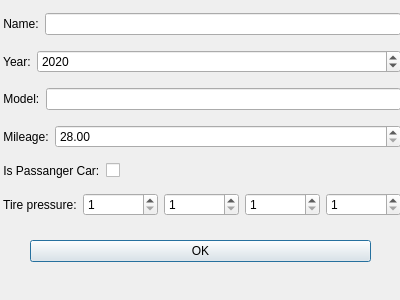
<?xml version="1.0" encoding="UTF-8"?>
<ui version="4.0">
 <class>StructInputDialog</class>
 <widget class="QDialog" name="StructInputDialog">
  <property name="geometry">
   <rect>
    <x>0</x>
    <y>0</y>
    <width>400</width>
    <height>300</height>
   </rect>
  </property>
  <property name="windowTitle">
   <string>Input Dialog</string>
  </property>
  <widget class="QDialogButtonBox" name="buttonBox">
   <property name="geometry">
    <rect>
     <x>30</x>
     <y>240</y>
     <width>341</width>
     <height>32</height>
    </rect>
   </property>
   <property name="orientation">
    <enum>Qt::Vertical</enum>
   </property>
   <property name="standardButtons">
    <set>QDialogButtonBox::Ok</set>
   </property>
  </widget>
  <widget class="QWidget" name="layoutWidget">
   <property name="geometry">
    <rect>
     <x>0</x>
     <y>4</y>
     <width>401</width>
     <height>221</height>
    </rect>
   </property>
   <layout class="QVBoxLayout" name="verticalLayout">
    <item>
     <layout class="QHBoxLayout" name="horizontalLayout">
      <item>
       <widget class="QLabel" name="label">
        <property name="text">
         <string> Name:</string>
        </property>
       </widget>
      </item>
      <item>
       <widget class="QLineEdit" name="lineEdit">
        <property name="maxLength">
         <number>15</number>
        </property>
       </widget>
      </item>
     </layout>
    </item>
    <item>
     <layout class="QHBoxLayout" name="horizontalLayout_2">
      <item>
       <widget class="QLabel" name="label_2">
        <property name="sizePolicy">
         <sizepolicy hsizetype="Minimum" vsizetype="Preferred">
          <horstretch>0</horstretch>
          <verstretch>0</verstretch>
         </sizepolicy>
        </property>
        <property name="text">
         <string> Year:</string>
        </property>
       </widget>
      </item>
      <item>
       <widget class="QSpinBox" name="spinBox">
        <property name="sizePolicy">
         <sizepolicy hsizetype="Expanding" vsizetype="Fixed">
          <horstretch>0</horstretch>
          <verstretch>0</verstretch>
         </sizepolicy>
        </property>
        <property name="minimum">
         <number>1900</number>
        </property>
        <property name="maximum">
         <number>9999</number>
        </property>
        <property name="value">
         <number>2020</number>
        </property>
       </widget>
      </item>
     </layout>
    </item>
    <item>
     <layout class="QHBoxLayout" name="horizontalLayout_3">
      <item>
       <widget class="QLabel" name="label_3">
        <property name="text">
         <string> Model:</string>
        </property>
       </widget>
      </item>
      <item>
       <widget class="QLineEdit" name="lineEdit_2">
        <property name="maxLength">
         <number>1</number>
        </property>
       </widget>
      </item>
     </layout>
    </item>
    <item>
     <layout class="QHBoxLayout" name="horizontalLayout_4">
      <item>
       <widget class="QLabel" name="label_4">
        <property name="sizePolicy">
         <sizepolicy hsizetype="Minimum" vsizetype="Preferred">
          <horstretch>0</horstretch>
          <verstretch>0</verstretch>
         </sizepolicy>
        </property>
        <property name="text">
         <string> Mileage:</string>
        </property>
       </widget>
      </item>
      <item>
       <widget class="QDoubleSpinBox" name="doubleSpinBox">
        <property name="sizePolicy">
         <sizepolicy hsizetype="Expanding" vsizetype="Fixed">
          <horstretch>0</horstretch>
          <verstretch>0</verstretch>
         </sizepolicy>
        </property>
        <property name="minimum">
         <double>28.000000000000000</double>
        </property>
        <property name="maximum">
         <double>1000000.989999999990687</double>
        </property>
        <property name="singleStep">
         <double>500.000000000000000</double>
        </property>
        <property name="value">
         <double>28.000000000000000</double>
        </property>
       </widget>
      </item>
     </layout>
    </item>
    <item>
     <layout class="QHBoxLayout" name="horizontalLayout_5">
      <item>
       <widget class="QLabel" name="label_5">
        <property name="sizePolicy">
         <sizepolicy hsizetype="Minimum" vsizetype="Preferred">
          <horstretch>0</horstretch>
          <verstretch>0</verstretch>
         </sizepolicy>
        </property>
        <property name="text">
         <string> Is Passanger Car:</string>
        </property>
       </widget>
      </item>
      <item>
       <widget class="QCheckBox" name="checkBox">
        <property name="sizePolicy">
         <sizepolicy hsizetype="Expanding" vsizetype="Fixed">
          <horstretch>0</horstretch>
          <verstretch>0</verstretch>
         </sizepolicy>
        </property>
        <property name="text">
         <string/>
        </property>
       </widget>
      </item>
     </layout>
    </item>
    <item>
     <layout class="QHBoxLayout" name="horizontalLayout_6">
      <item>
       <widget class="QLabel" name="label_6">
        <property name="text">
         <string> Tire pressure:</string>
        </property>
       </widget>
      </item>
      <item>
       <widget class="QSpinBox" name="spinBox_2">
        <property name="minimum">
         <number>1</number>
        </property>
        <property name="maximum">
         <number>3</number>
        </property>
        <property name="value">
         <number>1</number>
        </property>
       </widget>
      </item>
      <item>
       <widget class="QSpinBox" name="spinBox_3">
        <property name="minimum">
         <number>1</number>
        </property>
        <property name="maximum">
         <number>3</number>
        </property>
        <property name="value">
         <number>1</number>
        </property>
       </widget>
      </item>
      <item>
       <widget class="QSpinBox" name="spinBox_4">
        <property name="minimum">
         <number>1</number>
        </property>
        <property name="maximum">
         <number>3</number>
        </property>
        <property name="value">
         <number>1</number>
        </property>
       </widget>
      </item>
      <item>
       <widget class="QSpinBox" name="spinBox_5">
        <property name="minimum">
         <number>1</number>
        </property>
        <property name="maximum">
         <number>3</number>
        </property>
        <property name="value">
         <number>1</number>
        </property>
       </widget>
      </item>
     </layout>
    </item>
   </layout>
  </widget>
 </widget>
 <resources/>
 <connections>
  <connection>
   <sender>buttonBox</sender>
   <signal>accepted()</signal>
   <receiver>StructInputDialog</receiver>
   <slot>accept()</slot>
   <hints>
    <hint type="sourcelabel">
     <x>248</x>
     <y>254</y>
    </hint>
    <hint type="destinationlabel">
     <x>157</x>
     <y>274</y>
    </hint>
   </hints>
  </connection>
  <connection>
   <sender>buttonBox</sender>
   <signal>rejected()</signal>
   <receiver>StructInputDialog</receiver>
   <slot>reject()</slot>
   <hints>
    <hint type="sourcelabel">
     <x>316</x>
     <y>260</y>
    </hint>
    <hint type="destinationlabel">
     <x>286</x>
     <y>274</y>
    </hint>
   </hints>
  </connection>
 </connections>
</ui>
